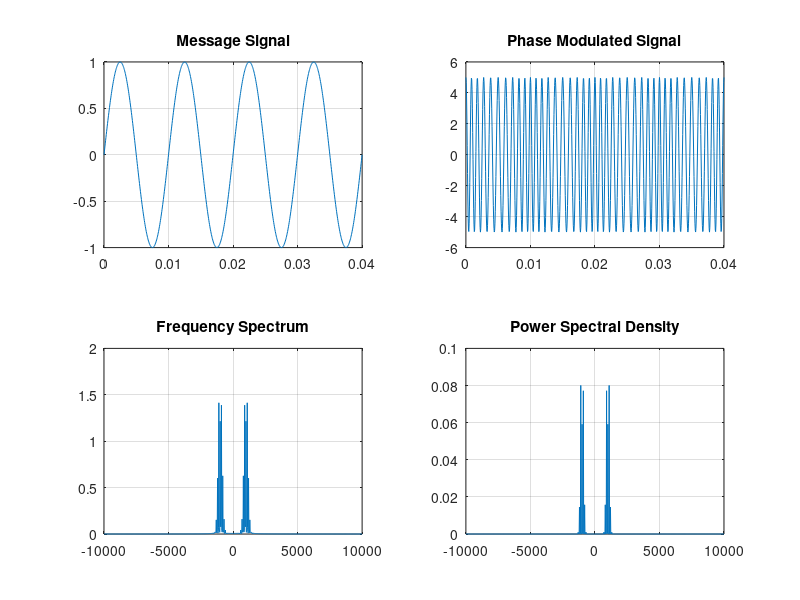

Write MATLAB code to recreate this figure.
clc; clear; close all

Am=1; Ac=5; fm=100; fc=1000;
fs=20*fc; kp=pi/2;
t=0:1/fs:4/fm;

m=Am*sin(2*pi*fm*t);
pm=Ac*cos(2*pi*fc*t + kp*m);

beta=kp*Am;
BW=2*(beta+1)*fm;

N=length(pm);
f=linspace(-fs/2,fs/2,N);
PM_FFT=abs(fftshift(fft(pm)))/N;
PSD=abs(fftshift(fft(pm))).^2/(N*fs);

fprintf('Phase Deviation = %.2f rad\n',beta);
fprintf('Estimated Bandwidth = %.2f Hz\n',BW);

figure
subplot(2,2,1), plot(t,m), title('Message Signal'), grid on
subplot(2,2,2), plot(t,pm), title('Phase Modulated Signal'), grid on
subplot(2,2,3), plot(f,PM_FFT), title('Frequency Spectrum'), grid on
subplot(2,2,4), plot(f,PSD), title('Power Spectral Density'), grid on
